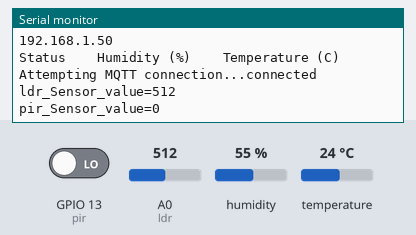
The sketch below on a simulated ESP8266 (NodeMCU). Parts: the last lines printed to the serial monitor. The inputs (shaded band) are chosen by the test bench; at power-on: humidity 55 %, A0 (ldr) = 512, GPIO 13 (pir) LOW, temperature 24 °C. WiFi joins after 1.5 s; servers stay silent unless stated; random numbers use the default seed unless the sketch sets one; no MQTT or app messages arrive unless stated.

Above: at 2.7 s.
2.8 s: humidity set to 22 %
At 3.8 s:
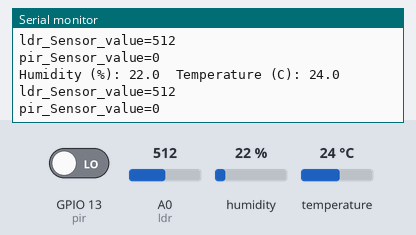
6.1 s: A0 (ldr) set to 716
At 7.3 s:
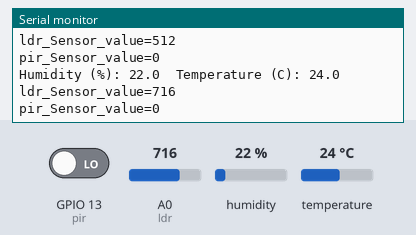
8.2 s: GPIO 13 (pir) driven HIGH
At 9.7 s:
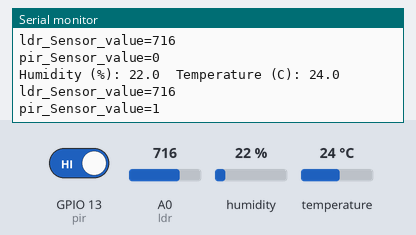
10.3 s: temperature set to 12 °C
At 12.0 s:
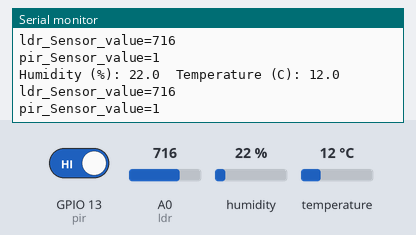
12.4 s: A0 (ldr) set to 900
At 14.3 s:
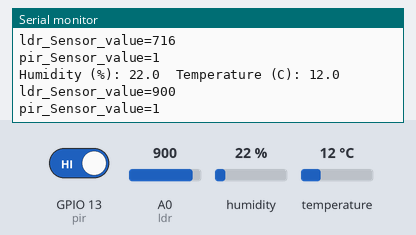
14.5 s: humidity set to 40 %
At 16.6 s:
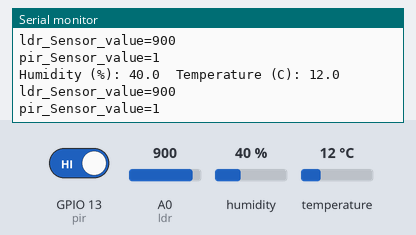
Timing chart, 0 to 17.6 s (numbered marks = the images above; inputs shaded):
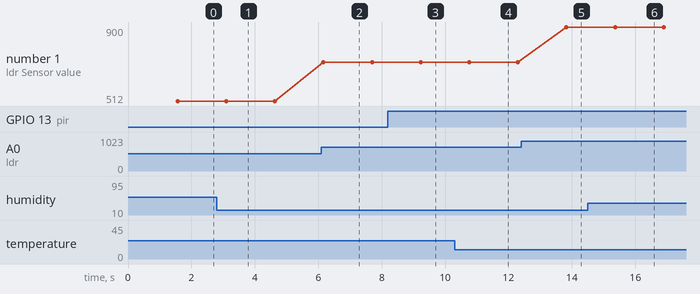

The sketch:

final_project_nodemcu_all_sensors_code.ino
```cpp
#include <ESP8266WiFi.h>
#include <PubSubClient.h>
#include "DHTesp.h"
// Update these with values suitable for your network.

const char* ssid        = "Realme 8pro";
const char* password    = "iamsiddy";
const char* mqtt_server = "3.214.158.175";
int         mqtt_port   = 1883;

WiFiClient espClient;
PubSubClient client(espClient);
long lastMsg = 0;
char msg[200];
int value = 0;
int lastevent=0;


int ldr = A0;  // Analog pin A0
long ldrValue = 0;
int pir = 13;  // Digital pin D7
DHTesp dht;

void setup_wifi() {

  delay(10);
  // We start by connecting to a WiFi network
  Serial.println();
  Serial.print("Connecting to ");
  Serial.println(ssid);

  WiFi.begin(ssid, password);

  while (WiFi.status() != WL_CONNECTED) {
    delay(500);
    Serial.print(".");
  }

  randomSeed(micros());

  Serial.println("");
  Serial.println("WiFi connected");
  Serial.println("IP address: ");
  Serial.println(WiFi.localIP());
}

void reconnect() {
  // Loop until we're reconnected
  while (!client.connected()) {
    Serial.print("Attempting MQTT connection...");
    // Create a random client ID
    String clientId = "ESP8266Client-";
    clientId += String(random(0xffff), HEX);
    // Attempt to connect
    if (client.connect(clientId.c_str())) {
      Serial.println("connected");
   } else {
      Serial.print("failed, rc=");
      Serial.print(client.state());
      Serial.println(" try again in 5 seconds");
      // Wait 5 seconds before retrying
      delay(5000);
    }
  }
}

void setup() {
  //pinMode(BUILTIN_LED, OUTPUT);     // Initialize the BUILTIN_LED pin as an output
  Serial.begin(115200);
  setup_wifi();
  client.setServer(mqtt_server, mqtt_port);
  //code for pir
  pinMode(pir, INPUT);   // declare pir sensor as input
  //code for dht11
  Serial.println();
  Serial.println("Status\t\tHumidity (%)\t\tTemperature (C)\t");
  dht.setup(12, DHTesp::DHT11); // GPIO12(D6)
}

void loop() {
  if (!client.connected()) {
    reconnect();
  }
  //client.loop();
  readSensor();
  delay(10);
}

void readSensor(){

    // code for ldr
    int ldrValue = analogRead(ldr);
    //sensorValue = map(sensorValue, 0, 1024, 0, 100);
    Serial.print("ldr_Sensor_value=");
    Serial.print(ldrValue);
    Serial.println(" ");
    String value_ldr = String(ldrValue);

    //code for pir
    long state_pir = digitalRead(pir);
    Serial.print("pir_Sensor_value=");
    Serial.print(state_pir);
    Serial.println(" ");
    String value_pir = String(state_pir);

    //code for dht11
    delay(1500);
    float humidity = dht.getHumidity();
    float temperature = dht.getTemperature();
    Serial.print("Humidity (%): ");
    Serial.print(humidity, 1);
    Serial.print("\t");
    Serial.print("Temperature (C): ");
    Serial.print(temperature, 1);
    Serial.print("\t");
    Serial.println();
    String value_dhth = String(humidity);
    String value_dhtt = String(temperature);

    // publishing data
    client.publish("pir-motion", value_pir.c_str());
    client.publish("ldr-light", value_ldr.c_str());
    client.publish("dht-humidity", value_dhth.c_str());
    client.publish("dht-temperature", value_dhtt.c_str());

  delay(10);
}
```

Measured:
- after the input at 2.8 s, the serial monitor: prints a new line after 0.28 s (image 1)
- after the input at 6.1 s, the serial monitor: prints a new line after 0.07 s (image 2)
- after the input at 8.2 s, the serial monitor: prints a new line after 1.0 s (image 3)
- after the input at 10.3 s, the serial monitor: prints a new line after 0.44 s (image 4)
- after the input at 12.4 s, the serial monitor: prints a new line after 1.4 s (image 5)
- after the input at 14.5 s, the serial monitor: prints a new line after 0.84 s (image 6)
- plotted number 1: 512 → 716 after the input at 6.1 s, 716 → 900 after the input at 12.4 s
